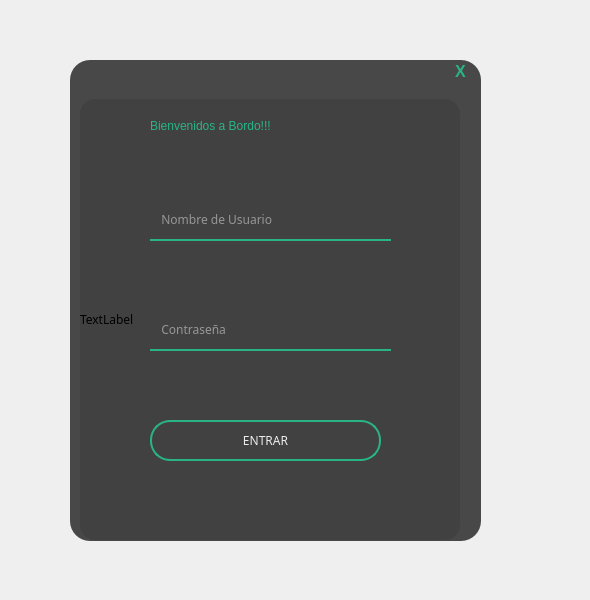
<?xml version="1.0" encoding="UTF-8"?>
<ui version="4.0">
 <class>Form</class>
 <widget class="QWidget" name="Form">
  <property name="geometry">
   <rect>
    <x>0</x>
    <y>0</y>
    <width>590</width>
    <height>600</height>
   </rect>
  </property>
  <property name="font">
   <font>
    <italic>false</italic>
   </font>
  </property>
  <property name="windowTitle">
   <string>Form</string>
  </property>
  <widget class="QWidget" name="wid_general" native="true">
   <property name="geometry">
    <rect>
     <x>30</x>
     <y>20</y>
     <width>501</width>
     <height>561</height>
    </rect>
   </property>
   <property name="font">
    <font>
     <family>Harrington</family>
    </font>
   </property>
   <property name="styleSheet">
    <string notr="true">QPushButton#boton_entrar{
border:2px solid rgb(40,180,135);
color:rgba(255,255,255,230);
border-radius:20px;
}
QPushButton#boton_entrar:hover{
background-color:rgb(40,180,135);
color:rgb(0,0,0);
}
QPushButton#boton_cerrar{
background-color:rgba(0,0,0,0);
color:rgb(40,180,135);
border:none;
}
QPushButton#boton_cerrar:hover{
color:rgb(255,0,0);
}
</string>
   </property>
   <widget class="QLabel" name="label_fondo">
    <property name="geometry">
     <rect>
      <x>20</x>
      <y>30</y>
      <width>441</width>
      <height>501</height>
     </rect>
    </property>
    <property name="styleSheet">
     <string notr="true">border-image: url(:/fondo/imagenes/logo1.jpeg);
border-radius:20px;</string>
    </property>
    <property name="text">
     <string/>
    </property>
   </widget>
   <widget class="QLabel" name="label_fondo2">
    <property name="geometry">
     <rect>
      <x>40</x>
      <y>40</y>
      <width>411</width>
      <height>481</height>
     </rect>
    </property>
    <property name="styleSheet">
     <string notr="true">background-color:rgba(0,0,0,0.7);
border-radius:20px;</string>
    </property>
    <property name="text">
     <string/>
    </property>
   </widget>
   <widget class="QLabel" name="label_contenido">
    <property name="geometry">
     <rect>
      <x>50</x>
      <y>79</y>
      <width>380</width>
      <height>441</height>
     </rect>
    </property>
    <property name="styleSheet">
     <string notr="true">background-color:rgba(0,0,0,0.1);
border-radius:15px;</string>
    </property>
    <property name="text">
     <string>TextLabel</string>
    </property>
   </widget>
   <widget class="QLabel" name="titulo">
    <property name="geometry">
     <rect>
      <x>120</x>
      <y>80</y>
      <width>241</width>
      <height>51</height>
     </rect>
    </property>
    <property name="font">
     <font>
      <weight>50</weight>
      <italic>false</italic>
      <bold>false</bold>
     </font>
    </property>
    <property name="styleSheet">
     <string notr="true">color:rgb(40,180,135);
font:Harrington;</string>
    </property>
    <property name="text">
     <string>Bienvenidos a Bordo!!!</string>
    </property>
   </widget>
   <widget class="QLineEdit" name="entry_usuario">
    <property name="geometry">
     <rect>
      <x>120</x>
      <y>180</y>
      <width>241</width>
      <height>41</height>
     </rect>
    </property>
    <property name="styleSheet">
     <string notr="true">background-color:rgba(0,0,0,0);
border:none;
border-bottom:2px solid rgb(40,180,135);
color:rgba(255,255,255,230);
padding-bottom:1px;</string>
    </property>
    <property name="placeholderText">
     <string>   Nombre de Usuario</string>
    </property>
   </widget>
   <widget class="QLineEdit" name="entry_contra">
    <property name="geometry">
     <rect>
      <x>120</x>
      <y>290</y>
      <width>241</width>
      <height>41</height>
     </rect>
    </property>
    <property name="styleSheet">
     <string notr="true">background-color:rgba(0,0,0,0);
border:none;
border-bottom:2px solid rgb(40,180,135);
color:rgba(255,255,255,230);
padding-bottom:1px;</string>
    </property>
    <property name="placeholderText">
     <string>   Contraseña</string>
    </property>
   </widget>
   <widget class="QPushButton" name="boton_entrar">
    <property name="geometry">
     <rect>
      <x>120</x>
      <y>400</y>
      <width>231</width>
      <height>41</height>
     </rect>
    </property>
    <property name="text">
     <string>ENTRAR</string>
    </property>
   </widget>
   <widget class="QPushButton" name="boton_cerrar">
    <property name="geometry">
     <rect>
      <x>420</x>
      <y>40</y>
      <width>21</width>
      <height>23</height>
     </rect>
    </property>
    <property name="font">
     <font>
      <pointsize>12</pointsize>
      <weight>75</weight>
      <bold>true</bold>
     </font>
    </property>
    <property name="text">
     <string>X</string>
    </property>
   </widget>
  </widget>
 </widget>
 <resources>
  <include location="fondo_log.qrc"/>
 </resources>
 <connections/>
</ui>
